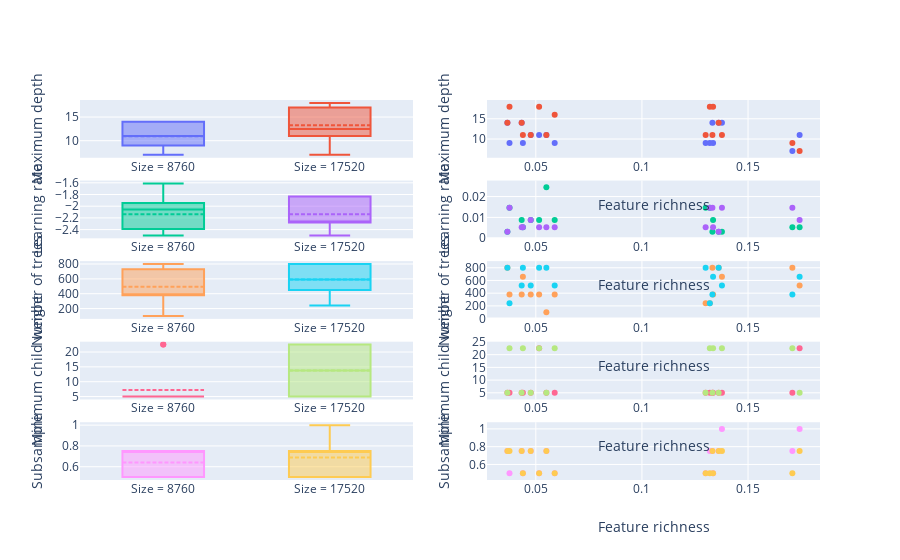

Write notebook code for a chart like this one.
### Code cell
# size - hyperparameters
fig = make_subplots(
    rows=5,
    cols=2
)

# first row: size
fig.add_trace(go.Box(y=df.loc[df['size'] == 8760]['max_depth'],name='Size = 8760', boxmean=True), row=1, col=1)
fig.add_trace(go.Box(y=df.loc[df['size'] == 17520]['max_depth'],name='Size = 17520', boxmean=True), row=1, col=1)
fig.update_yaxes(title_text='Maximum depth', row=1, col=1)

fig.add_trace(go.Box(y=np.log10(df.loc[df['size'] == 8760]['learning_rate']),name='Size = 8760', boxmean=True), row=2, col=1)
fig.add_trace(go.Box(y=np.log10(df.loc[df['size'] == 17520]['learning_rate']),name='Size = 17520', boxmean=True), row=2, col=1)
fig.update_yaxes(title_text='Learning rate', row=2, col=1)

fig.add_trace(go.Box(y=df.loc[df['size'] == 8760]['num_trees'],name='Size = 8760', boxmean=True), row=3, col=1)
fig.add_trace(go.Box(y=df.loc[df['size'] == 17520]['num_trees'],name='Size = 17520', boxmean=True), row=3, col=1)
fig.update_yaxes(title_text='Number of trees', row=3, col=1)

fig.add_trace(go.Box(y=df.loc[df['size'] == 8760]['min_child_weight'],name='Size = 8760', boxmean=True), row=4, col=1)
fig.add_trace(go.Box(y=df.loc[df['size'] == 17520]['min_child_weight'],name='Size = 17520', boxmean=True), row=4, col=1)
fig.update_yaxes(title_text='Minimum child weight', row=4, col=1)

fig.add_trace(go.Box(y=df.loc[df['size'] == 8760]['subsample'],name='Size = 8760', boxmean=True), row=5, col=1)
fig.add_trace(go.Box(y=df.loc[df['size'] == 17520]['subsample'],name='Size = 17520', boxmean=True), row=5, col=1)
fig.update_yaxes(title_text='Subsample', row=5, col=1)

# second row: feature richness
fig.add_trace(go.Scatter(y=df.loc[df['size'] == 8760]['max_depth'],x=df['pca_rank_cor'], mode='markers'),row=1,col=2)
fig.add_trace(go.Scatter(y=df.loc[df['size'] == 17520]['max_depth'],x=df['pca_rank_cor'], mode='markers'),row=1,col=2)
fig.update_yaxes(title_text='Maximum depth', row=1, col=2)
fig.update_xaxes(title_text='Feature richness', row=1, col=2)

fig.add_trace(go.Scatter(y=df.loc[df['size'] == 8760]['learning_rate'],x=df['pca_rank_cor'], mode='markers'),row=2,col=2)
fig.add_trace(go.Scatter(y=df.loc[df['size'] == 17520]['learning_rate'],x=df['pca_rank_cor'], mode='markers'),row=2,col=2)
fig.update_yaxes(title_text='Learning rate', row=2, col=2)
fig.update_xaxes(title_text='Feature richness', row=2, col=2)

fig.add_trace(go.Scatter(y=df.loc[df['size'] == 8760]['num_trees'],x=df['pca_rank_cor'], mode='markers'),row=3,col=2)
fig.add_trace(go.Scatter(y=df.loc[df['size'] == 17520]['num_trees'],x=df['pca_rank_cor'], mode='markers'),row=3,col=2)
fig.update_yaxes(title_text='Number of trees', row=3, col=2)
fig.update_xaxes(title_text='Feature richness', row=3, col=2)

fig.add_trace(go.Scatter(y=df.loc[df['size'] == 8760]['min_child_weight'],x=df['pca_rank_cor'], mode='markers'),row=4,col=2)
fig.add_trace(go.Scatter(y=df.loc[df['size'] == 17520]['min_child_weight'],x=df['pca_rank_cor'], mode='markers'),row=4,col=2)
fig.update_yaxes(title_text='Minimum child weight', row=4, col=2)
fig.update_xaxes(title_text='Feature richness', row=4, col=2)

# fig.add_trace(go.Scatter(y=df['min_child_weight'],x=df['pca_rank_cor'], mode='markers'),row=5,col=2)
fig.add_trace(go.Scatter(y=df.loc[df['size'] == 17520]['subsample'],x=df['pca_rank_cor'], mode='markers'),row=5,col=2)
fig.add_trace(go.Scatter(y=df.loc[df['size'] == 8760]['subsample'],x=df['pca_rank_cor'], mode='markers'),row=5,col=2)
fig.update_yaxes(title_text='Subsample', row=5, col=2)
fig.update_xaxes(title_text='Feature richness', row=5, col=2)

fig.update_layout(
    showlegend=False,
    height=1200
)

fig.show()

### Figure 1 — Plotly figure (JSON) as saved in the notebook; plotly's stock layout.template omitted (floating-point values rounded to 4 significant figures)
{"data": [{"boxmean": true, "name": "Size = 8760", "type": "box", "xaxis": "x", "y": [14, 9, 11, 7, 11, 11, 14, 9, 11, 9, 14, 9, 14, 9, 14, 9], "yaxis": "y"}, {"boxmean": true, "name": "Size = 17520", "type": "box", "xaxis": "x", "y": [14, 11, 7, 9, 11, 18, 11, 18, 11, 16, 14, 11, 14, 18, 11, 18], "yaxis": "y"}, {"boxmean": true, "name": "Size = 8760", "type": "box", "xaxis": "x3", "y": [-2.056, -2.278, -2.278, -2.278, -2.056, -2.056, -2.5, -1.833, -1.611, -2.056, -2.5, -1.833, -2.5, -1.833, -2.5, -2.056], "yaxis": "y3"}, {"boxmean": true, "name": "Size = 17520", "type": "box", "xaxis": "x3", "y": [-2.278, -2.278, -2.056, -1.833, -2.056, -2.278, -1.833, -1.833, -2.278, -2.278, -2.5, -2.278, -2.5, -1.833, -1.833, -2.278], "yaxis": "y3"}, {"boxmean": true, "name": "Size = 8760", "type": "box", "xaxis": "x5", "y": [380, 660, 520, 800, 380, 380, 800, 240, 100, 380, 800, 240, 800, 380, 660, 380], "yaxis": "y5"}, {"boxmean": true, "name": "Size = 17520", "type": "box", "xaxis": "x5", "y": [520, 800, 660, 380, 520, 800, 380, 240, 800, 520, 800, 800, 800, 240, 520, 660], "yaxis": "y5"}, {"boxmean": true, "name": "Size = 8760", "type": "box", "xaxis": "x7", "y": [5, 5, 22.5, 5, 5, 22.5, 5, 5, 5, 5, 5, 5, 5, 5, 5, 5], "yaxis": "y7"}, {"boxmean": true, "name": "Size = 17520", "type": "box", "xaxis": "x7", "y": [5, 22.5, 5, 22.5, 5, 22.5, 5, 22.5, 5, 22.5, 5, 5, 5, 22.5, 22.5, 22.5], "yaxis": "y7"}, {"boxmean": true, "name": "Size = 8760", "type": "box", "xaxis": "x9", "y": [0.75, 0.5, 0.75, 0.5, 0.75, 0.5, 0.75, 0.5, 0.75, 0.5, 0.75, 0.5, 0.75, 0.75, 0.75, 0.5], "yaxis": "y9"}, {"boxmean": true, "name": "Size = 17520", "type": "box", "xaxis": "x9", "y": [0.75, 0.5, 1, 0.75, 0.75, 0.5, 0.75, 0.75, 0.75, 0.5, 0.75, 0.5, 0.75, 0.5, 1, 0.5], "yaxis": "y9"}, {"mode": "markers", "type": "scatter", "x": [0.04334, 0.04391, 0.1743, 0.1709, 0.0476, 0.05155, 0.1332, 0.132, 0.05497, 0.05889, 0.1362, 0.13, 0.03661, 0.0376, 0.1377, 0.1335, 0.04876, 0.04632, 0.1226, 0.1144, 0.04059, 0.03844, 0.1522, 0.1492, 0.06251, 0.06545, 0.1699, 0.1676, 0.04485, 0.04821, 0.1387, 0.1353], "xaxis": "x2", "y": [14, 9, 11, 7, 11, 11, 14, 9, 11, 9, 14, 9, 14, 9, 14, 9], "yaxis": "y2"}, {"mode": "markers", "type": "scatter", "x": [0.04334, 0.04391, 0.1743, 0.1709, 0.0476, 0.05155, 0.1332, 0.132, 0.05497, 0.05889, 0.1362, 0.13, 0.03661, 0.0376, 0.1377, 0.1335, 0.04876, 0.04632, 0.1226, 0.1144, 0.04059, 0.03844, 0.1522, 0.1492, 0.06251, 0.06545, 0.1699, 0.1676, 0.04485, 0.04821, 0.1387, 0.1353], "xaxis": "x2", "y": [14, 11, 7, 9, 11, 18, 11, 18, 11, 16, 14, 11, 14, 18, 11, 18], "yaxis": "y2"}, {"mode": "markers", "type": "scatter", "x": [0.04334, 0.04391, 0.1743, 0.1709, 0.0476, 0.05155, 0.1332, 0.132, 0.05497, 0.05889, 0.1362, 0.13, 0.03661, 0.0376, 0.1377, 0.1335, 0.04876, 0.04632, 0.1226, 0.1144, 0.04059, 0.03844, 0.1522, 0.1492, 0.06251, 0.06545, 0.1699, 0.1676, 0.04485, 0.04821, 0.1387, 0.1353], "xaxis": "x4", "y": [0.008799, 0.005275, 0.005275, 0.005275, 0.008799, 0.008799, 0.003162, 0.01468, 0.02448, 0.008799, 0.003162, 0.01468, 0.003162, 0.01468, 0.003162, 0.008799], "yaxis": "y4"}, {"mode": "markers", "type": "scatter", "x": [0.04334, 0.04391, 0.1743, 0.1709, 0.0476, 0.05155, 0.1332, 0.132, 0.05497, 0.05889, 0.1362, 0.13, 0.03661, 0.0376, 0.1377, 0.1335, 0.04876, 0.04632, 0.1226, 0.1144, 0.04059, 0.03844, 0.1522, 0.1492, 0.06251, 0.06545, 0.1699, 0.1676, 0.04485, 0.04821, 0.1387, 0.1353], "xaxis": "x4", "y": [0.005275, 0.005275, 0.008799, 0.01468, 0.008799, 0.005275, 0.01468, 0.01468, 0.005275, 0.005275, 0.003162, 0.005275, 0.003162, 0.01468, 0.01468, 0.005275], "yaxis": "y4"}, {"mode": "markers", "type": "scatter", "x": [0.04334, 0.04391, 0.1743, 0.1709, 0.0476, 0.05155, 0.1332, 0.132, 0.05497, 0.05889, 0.1362, 0.13, 0.03661, 0.0376, 0.1377, 0.1335, 0.04876, 0.04632, 0.1226, 0.1144, 0.04059, 0.03844, 0.1522, 0.1492, 0.06251, 0.06545, 0.1699, 0.1676, 0.04485, 0.04821, 0.1387, 0.1353], "xaxis": "x6", "y": [380, 660, 520, 800, 380, 380, 800, 240, 100, 380, 800, 240, 800, 380, 660, 380], "yaxis": "y6"}, {"mode": "markers", "type": "scatter", "x": [0.04334, 0.04391, 0.1743, 0.1709, 0.0476, 0.05155, 0.1332, 0.132, 0.05497, 0.05889, 0.1362, 0.13, 0.03661, 0.0376, 0.1377, 0.1335, 0.04876, 0.04632, 0.1226, 0.1144, 0.04059, 0.03844, 0.1522, 0.1492, 0.06251, 0.06545, 0.1699, 0.1676, 0.04485, 0.04821, 0.1387, 0.1353], "xaxis": "x6", "y": [520, 800, 660, 380, 520, 800, 380, 240, 800, 520, 800, 800, 800, 240, 520, 660], "yaxis": "y6"}, {"mode": "markers", "type": "scatter", "x": [0.04334, 0.04391, 0.1743, 0.1709, 0.0476, 0.05155, 0.1332, 0.132, 0.05497, 0.05889, 0.1362, 0.13, 0.03661, 0.0376, 0.1377, 0.1335, 0.04876, 0.04632, 0.1226, 0.1144, 0.04059, 0.03844, 0.1522, 0.1492, 0.06251, 0.06545, 0.1699, 0.1676, 0.04485, 0.04821, 0.1387, 0.1353], "xaxis": "x8", "y": [5, 5, 22.5, 5, 5, 22.5, 5, 5, 5, 5, 5, 5, 5, 5, 5, 5], "yaxis": "y8"}, {"mode": "markers", "type": "scatter", "x": [0.04334, 0.04391, 0.1743, 0.1709, 0.0476, 0.05155, 0.1332, 0.132, 0.05497, 0.05889, 0.1362, 0.13, 0.03661, 0.0376, 0.1377, 0.1335, 0.04876, 0.04632, 0.1226, 0.1144, 0.04059, 0.03844, 0.1522, 0.1492, 0.06251, 0.06545, 0.1699, 0.1676, 0.04485, 0.04821, 0.1387, 0.1353], "xaxis": "x8", "y": [5, 22.5, 5, 22.5, 5, 22.5, 5, 22.5, 5, 22.5, 5, 5, 5, 22.5, 22.5, 22.5], "yaxis": "y8"}, {"mode": "markers", "type": "scatter", "x": [0.04334, 0.04391, 0.1743, 0.1709, 0.0476, 0.05155, 0.1332, 0.132, 0.05497, 0.05889, 0.1362, 0.13, 0.03661, 0.0376, 0.1377, 0.1335, 0.04876, 0.04632, 0.1226, 0.1144, 0.04059, 0.03844, 0.1522, 0.1492, 0.06251, 0.06545, 0.1699, 0.1676, 0.04485, 0.04821, 0.1387, 0.1353], "xaxis": "x10", "y": [0.75, 0.5, 1, 0.75, 0.75, 0.5, 0.75, 0.75, 0.75, 0.5, 0.75, 0.5, 0.75, 0.5, 1, 0.5], "yaxis": "y10"}, {"mode": "markers", "type": "scatter", "x": [0.04334, 0.04391, 0.1743, 0.1709, 0.0476, 0.05155, 0.1332, 0.132, 0.05497, 0.05889, 0.1362, 0.13, 0.03661, 0.0376, 0.1377, 0.1335, 0.04876, 0.04632, 0.1226, 0.1144, 0.04059, 0.03844, 0.1522, 0.1492, 0.06251, 0.06545, 0.1699, 0.1676, 0.04485, 0.04821, 0.1387, 0.1353], "xaxis": "x10", "y": [0.75, 0.5, 0.75, 0.5, 0.75, 0.5, 0.75, 0.5, 0.75, 0.5, 0.75, 0.5, 0.75, 0.75, 0.75, 0.5], "yaxis": "y10"}], "layout": {"autosize": true, "showlegend": false, "xaxis": {"anchor": "y", "autorange": true, "domain": [0, 0.45], "range": [-0.5, 1.5], "type": "category"}, "xaxis10": {"anchor": "y10", "autorange": true, "domain": [0.55, 1], "range": [0.0272, 0.1837], "title": {"text": "Feature richness"}, "type": "linear"}, "xaxis2": {"anchor": "y2", "autorange": true, "domain": [0.55, 1], "range": [0.0272, 0.1837], "title": {"text": "Feature richness"}, "type": "linear"}, "xaxis3": {"anchor": "y3", "autorange": true, "domain": [0, 0.45], "range": [-0.5, 1.5], "type": "category"}, "xaxis4": {"anchor": "y4", "autorange": true, "domain": [0.55, 1], "range": [0.0272, 0.1837], "title": {"text": "Feature richness"}, "type": "linear"}, "xaxis5": {"anchor": "y5", "autorange": true, "domain": [0, 0.45], "range": [-0.5, 1.5], "type": "category"}, "xaxis6": {"anchor": "y6", "autorange": true, "domain": [0.55, 1], "range": [0.0272, 0.1837], "title": {"text": "Feature richness"}, "type": "linear"}, "xaxis7": {"anchor": "y7", "autorange": true, "domain": [0, 0.45], "range": [-0.5, 1.5], "type": "category"}, "xaxis8": {"anchor": "y8", "autorange": true, "domain": [0.55, 1], "range": [0.0272, 0.1837], "title": {"text": "Feature richness"}, "type": "linear"}, "xaxis9": {"anchor": "y9", "autorange": true, "domain": [0, 0.45], "range": [-0.5, 1.5], "type": "category"}, "yaxis": {"anchor": "x", "autorange": true, "domain": [0.848, 1], "range": [6.389, 18.61], "title": {"text": "Maximum depth"}, "type": "linear"}, "yaxis10": {"anchor": "x10", "autorange": true, "domain": [0, 0.152], "range": [0.4014, 1.099], "title": {"text": "Subsample"}, "type": "linear"}, "yaxis2": {"anchor": "x2", "autorange": true, "domain": [0.848, 1], "range": [4.832, 20.17], "title": {"text": "Maximum depth"}, "type": "linear"}, "yaxis3": {"anchor": "x3", "autorange": true, "domain": [0.636, 0.788], "range": [-2.549, -1.562], "title": {"text": "Learning rate"}, "type": "linear"}, "yaxis4": {"anchor": "x4", "autorange": true, "domain": [0.636, 0.788], "range": [-0.00104, 0.02869], "title": {"text": "Learning rate"}, "type": "linear"}, "yaxis5": {"anchor": "x5", "autorange": true, "domain": [0.424, 0.576], "range": [61.11, 838.9], "title": {"text": "Number of trees"}, "type": "linear"}, "yaxis6": {"anchor": "x6", "autorange": true, "domain": [0.424, 0.576], "range": [-37.97, 938.0], "title": {"text": "Number of trees"}, "type": "linear"}, "yaxis7": {"anchor": "x7", "autorange": true, "domain": [0.212, 0.364], "range": [4.028, 23.47], "title": {"text": "Minimum child weight"}, "type": "linear"}, "yaxis8": {"anchor": "x8", "autorange": true, "domain": [0.212, 0.364], "range": [1.551, 25.95], "title": {"text": "Minimum child weight"}, "type": "linear"}, "yaxis9": {"anchor": "x9", "autorange": true, "domain": [0, 0.152], "range": [0.4722, 1.028], "title": {"text": "Subsample"}, "type": "linear"}}}
